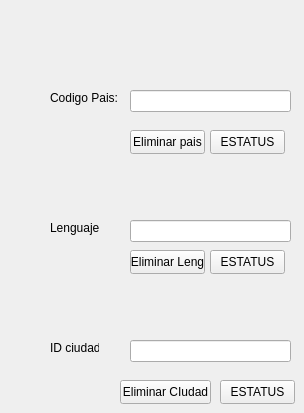
    <widget class="QWidget" name="eliminarCampo">
     <attribute name="title">
      <string>Eliminar Campo</string>
     </attribute>
     <widget class="QLabel" name="label_28">
      <property name="geometry">
       <rect>
        <x>50</x>
        <y>90</y>
        <width>71</width>
        <height>16</height>
       </rect>
      </property>
      <property name="text">
       <string>Codigo Pais:</string>
      </property>
     </widget>
     <widget class="QLineEdit" name="codigoEliminarp">
      <property name="geometry">
       <rect>
        <x>130</x>
        <y>90</y>
        <width>161</width>
        <height>22</height>
       </rect>
      </property>
     </widget>
     <widget class="QPushButton" name="bt_EliminarPais">
      <property name="geometry">
       <rect>
        <x>130</x>
        <y>130</y>
        <width>75</width>
        <height>24</height>
       </rect>
      </property>
      <property name="text">
       <string>Eliminar pais</string>
      </property>
     </widget>
     <widget class="QPushButton" name="estatusPais">
      <property name="geometry">
       <rect>
        <x>210</x>
        <y>130</y>
        <width>75</width>
        <height>24</height>
       </rect>
      </property>
      <property name="text">
       <string>ESTATUS</string>
      </property>
     </widget>
     <widget class="QLabel" name="label_29">
      <property name="geometry">
       <rect>
        <x>50</x>
        <y>220</y>
        <width>49</width>
        <height>16</height>
       </rect>
      </property>
      <property name="text">
       <string>Lenguaje</string>
      </property>
     </widget>
     <widget class="QLabel" name="label_30">
      <property name="geometry">
       <rect>
        <x>50</x>
        <y>340</y>
        <width>49</width>
        <height>16</height>
       </rect>
      </property>
      <property name="text">
       <string>ID ciudad</string>
      </property>
     </widget>
     <widget class="QLineEdit" name="codigoEliminarc">
      <property name="geometry">
       <rect>
        <x>130</x>
        <y>340</y>
        <width>161</width>
        <height>22</height>
       </rect>
      </property>
     </widget>
     <widget class="QPushButton" name="bt_EliminarCiudad">
      <property name="geometry">
       <rect>
        <x>120</x>
        <y>380</y>
        <width>91</width>
        <height>24</height>
       </rect>
      </property>
      <property name="text">
       <string>Eliminar CIudad</string>
      </property>
     </widget>
     <widget class="QPushButton" name="estatusCiudad">
      <property name="geometry">
       <rect>
        <x>220</x>
        <y>380</y>
        <width>75</width>
        <height>24</height>
       </rect>
      </property>
      <property name="text">
       <string>ESTATUS</string>
      </property>
     </widget>
     <widget class="QLineEdit" name="lineEdit_3">
      <property name="geometry">
       <rect>
        <x>130</x>
        <y>220</y>
        <width>161</width>
        <height>22</height>
       </rect>
      </property>
     </widget>
     <widget class="QPushButton" name="pushButton_2">
      <property name="geometry">
       <rect>
        <x>210</x>
        <y>250</y>
        <width>75</width>
        <height>24</height>
       </rect>
      </property>
      <property name="text">
       <string>ESTATUS</string>
      </property>
     </widget>
     <widget class="QPushButton" name="pushButton_3">
      <property name="geometry">
       <rect>
        <x>130</x>
        <y>250</y>
        <width>75</width>
        <height>24</height>
       </rect>
      </property>
      <property name="text">
       <string>Eliminar Leng</string>
      </property>
     </widget>
    </widget>
